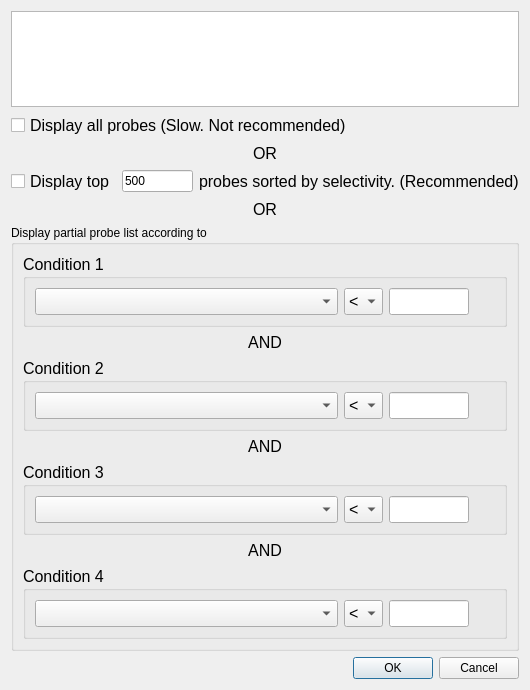
<?xml version="1.0" encoding="UTF-8"?>
<ui version="4.0">
 <class>TripleDispListDlg</class>
 <widget class="QDialog" name="TripleDispListDlg">
  <property name="geometry">
   <rect>
    <x>0</x>
    <y>0</y>
    <width>530</width>
    <height>690</height>
   </rect>
  </property>
  <property name="windowTitle">
   <string>Dialog</string>
  </property>
  <layout class="QGridLayout" name="gridLayout_11">
   <item row="0" column="0">
    <layout class="QVBoxLayout" name="verticalLayout">
     <item>
      <widget class="QPlainTextEdit" name="plaintext"/>
     </item>
     <item>
      <widget class="QCheckBox" name="checkBox_all">
       <property name="font">
        <font>
         <pointsize>12</pointsize>
        </font>
       </property>
       <property name="text">
        <string>Display all probes (Slow. Not recommended)</string>
       </property>
      </widget>
     </item>
     <item>
      <widget class="QLabel" name="label_1">
       <property name="font">
        <font>
         <pointsize>12</pointsize>
        </font>
       </property>
       <property name="text">
        <string>OR</string>
       </property>
       <property name="alignment">
        <set>Qt::AlignCenter</set>
       </property>
      </widget>
     </item>
     <item>
      <layout class="QHBoxLayout" name="horizontalLayout">
       <item>
        <widget class="QCheckBox" name="checkBox_topProbes">
         <property name="font">
          <font>
           <pointsize>12</pointsize>
          </font>
         </property>
         <property name="text">
          <string>Display top</string>
         </property>
        </widget>
       </item>
       <item>
        <widget class="QLineEdit" name="lineEdit_topNum">
         <property name="text">
          <string>500</string>
         </property>
        </widget>
       </item>
       <item>
        <widget class="QLabel" name="label_3">
         <property name="font">
          <font>
           <pointsize>12</pointsize>
          </font>
         </property>
         <property name="text">
          <string>probes sorted by selectivity. (Recommended)</string>
         </property>
        </widget>
       </item>
      </layout>
     </item>
     <item>
      <widget class="QLabel" name="label_2">
       <property name="font">
        <font>
         <pointsize>12</pointsize>
        </font>
       </property>
       <property name="text">
        <string>OR</string>
       </property>
       <property name="alignment">
        <set>Qt::AlignCenter</set>
       </property>
      </widget>
     </item>
    </layout>
   </item>
   <item row="1" column="0">
    <widget class="QGroupBox" name="groupBox">
     <property name="title">
      <string>Display partial probe list according to</string>
     </property>
     <layout class="QGridLayout" name="gridLayout_6">
      <item row="0" column="0">
       <widget class="QGroupBox" name="groupBox_1">
        <property name="font">
         <font>
          <pointsize>12</pointsize>
         </font>
        </property>
        <property name="title">
         <string>Condition 1</string>
        </property>
        <layout class="QGridLayout" name="gridLayout_7">
         <item row="0" column="0">
          <layout class="QHBoxLayout" name="horizontalLayout_1" stretch="20,1,0,0">
           <item>
            <widget class="QComboBox" name="comboBox_cond1"/>
           </item>
           <item>
            <widget class="QComboBox" name="comboBox_GTLT1">
             <item>
              <property name="text">
               <string>&lt;</string>
              </property>
             </item>
             <item>
              <property name="text">
               <string>&gt;</string>
              </property>
             </item>
            </widget>
           </item>
           <item>
            <widget class="QLineEdit" name="lineEdit_value1">
             <property name="sizePolicy">
              <sizepolicy hsizetype="Fixed" vsizetype="Fixed">
               <horstretch>0</horstretch>
               <verstretch>0</verstretch>
              </sizepolicy>
             </property>
             <property name="minimumSize">
              <size>
               <width>80</width>
               <height>0</height>
              </size>
             </property>
             <property name="maximumSize">
              <size>
               <width>80</width>
               <height>16777215</height>
              </size>
             </property>
            </widget>
           </item>
           <item>
            <widget class="QLabel" name="label_percent1">
             <property name="sizePolicy">
              <sizepolicy hsizetype="Fixed" vsizetype="Preferred">
               <horstretch>0</horstretch>
               <verstretch>0</verstretch>
              </sizepolicy>
             </property>
             <property name="minimumSize">
              <size>
               <width>20</width>
               <height>0</height>
              </size>
             </property>
             <property name="maximumSize">
              <size>
               <width>20</width>
               <height>16777215</height>
              </size>
             </property>
             <property name="text">
              <string/>
             </property>
            </widget>
           </item>
          </layout>
         </item>
        </layout>
       </widget>
      </item>
      <item row="2" column="0">
       <widget class="QGroupBox" name="groupBox_2">
        <property name="font">
         <font>
          <pointsize>12</pointsize>
         </font>
        </property>
        <property name="title">
         <string>Condition 2</string>
        </property>
        <layout class="QGridLayout" name="gridLayout_8">
         <item row="0" column="0">
          <layout class="QHBoxLayout" name="horizontalLayout_2" stretch="20,1,0,0">
           <item>
            <widget class="QComboBox" name="comboBox_cond2"/>
           </item>
           <item>
            <widget class="QComboBox" name="comboBox_GTLT2">
             <item>
              <property name="text">
               <string>&lt;</string>
              </property>
             </item>
             <item>
              <property name="text">
               <string>&gt;</string>
              </property>
             </item>
            </widget>
           </item>
           <item>
            <widget class="QLineEdit" name="lineEdit_value2">
             <property name="sizePolicy">
              <sizepolicy hsizetype="Fixed" vsizetype="Fixed">
               <horstretch>0</horstretch>
               <verstretch>0</verstretch>
              </sizepolicy>
             </property>
             <property name="minimumSize">
              <size>
               <width>80</width>
               <height>0</height>
              </size>
             </property>
             <property name="maximumSize">
              <size>
               <width>80</width>
               <height>16777215</height>
              </size>
             </property>
            </widget>
           </item>
           <item>
            <widget class="QLabel" name="label_percent2">
             <property name="sizePolicy">
              <sizepolicy hsizetype="Fixed" vsizetype="Preferred">
               <horstretch>0</horstretch>
               <verstretch>0</verstretch>
              </sizepolicy>
             </property>
             <property name="minimumSize">
              <size>
               <width>20</width>
               <height>0</height>
              </size>
             </property>
             <property name="maximumSize">
              <size>
               <width>20</width>
               <height>16777215</height>
              </size>
             </property>
             <property name="text">
              <string/>
             </property>
            </widget>
           </item>
          </layout>
         </item>
        </layout>
       </widget>
      </item>
      <item row="4" column="0">
       <widget class="QGroupBox" name="groupBox_3">
        <property name="font">
         <font>
          <pointsize>12</pointsize>
         </font>
        </property>
        <property name="title">
         <string>Condition 3</string>
        </property>
        <layout class="QGridLayout" name="gridLayout_9">
         <item row="0" column="0">
          <layout class="QHBoxLayout" name="horizontalLayout_3" stretch="20,1,0,0">
           <item>
            <widget class="QComboBox" name="comboBox_cond3"/>
           </item>
           <item>
            <widget class="QComboBox" name="comboBox_GTLT3">
             <item>
              <property name="text">
               <string>&lt;</string>
              </property>
             </item>
             <item>
              <property name="text">
               <string>&gt;</string>
              </property>
             </item>
            </widget>
           </item>
           <item>
            <widget class="QLineEdit" name="lineEdit_value3">
             <property name="sizePolicy">
              <sizepolicy hsizetype="Fixed" vsizetype="Fixed">
               <horstretch>0</horstretch>
               <verstretch>0</verstretch>
              </sizepolicy>
             </property>
             <property name="minimumSize">
              <size>
               <width>80</width>
               <height>0</height>
              </size>
             </property>
             <property name="maximumSize">
              <size>
               <width>80</width>
               <height>16777215</height>
              </size>
             </property>
            </widget>
           </item>
           <item>
            <widget class="QLabel" name="label_percent3">
             <property name="sizePolicy">
              <sizepolicy hsizetype="Fixed" vsizetype="Preferred">
               <horstretch>0</horstretch>
               <verstretch>0</verstretch>
              </sizepolicy>
             </property>
             <property name="minimumSize">
              <size>
               <width>20</width>
               <height>0</height>
              </size>
             </property>
             <property name="maximumSize">
              <size>
               <width>20</width>
               <height>16777215</height>
              </size>
             </property>
             <property name="text">
              <string/>
             </property>
            </widget>
           </item>
          </layout>
         </item>
        </layout>
       </widget>
      </item>
      <item row="6" column="0">
       <widget class="QGroupBox" name="groupBox_4">
        <property name="font">
         <font>
          <pointsize>12</pointsize>
         </font>
        </property>
        <property name="title">
         <string>Condition 4</string>
        </property>
        <layout class="QGridLayout" name="gridLayout_10">
         <item row="0" column="0">
          <layout class="QHBoxLayout" name="horizontalLayout_4" stretch="20,1,0,0">
           <item>
            <widget class="QComboBox" name="comboBox_cond4"/>
           </item>
           <item>
            <widget class="QComboBox" name="comboBox_GTLT4">
             <item>
              <property name="text">
               <string>&lt;</string>
              </property>
             </item>
             <item>
              <property name="text">
               <string>&gt;</string>
              </property>
             </item>
            </widget>
           </item>
           <item>
            <widget class="QLineEdit" name="lineEdit_value4">
             <property name="sizePolicy">
              <sizepolicy hsizetype="Fixed" vsizetype="Fixed">
               <horstretch>0</horstretch>
               <verstretch>0</verstretch>
              </sizepolicy>
             </property>
             <property name="minimumSize">
              <size>
               <width>80</width>
               <height>0</height>
              </size>
             </property>
             <property name="maximumSize">
              <size>
               <width>80</width>
               <height>16777215</height>
              </size>
             </property>
            </widget>
           </item>
           <item>
            <widget class="QLabel" name="label_percent4">
             <property name="sizePolicy">
              <sizepolicy hsizetype="Fixed" vsizetype="Preferred">
               <horstretch>0</horstretch>
               <verstretch>0</verstretch>
              </sizepolicy>
             </property>
             <property name="minimumSize">
              <size>
               <width>20</width>
               <height>0</height>
              </size>
             </property>
             <property name="maximumSize">
              <size>
               <width>20</width>
               <height>16777215</height>
              </size>
             </property>
             <property name="text">
              <string/>
             </property>
            </widget>
           </item>
          </layout>
         </item>
        </layout>
       </widget>
      </item>
      <item row="1" column="0">
       <widget class="QLabel" name="label_4">
        <property name="font">
         <font>
          <pointsize>12</pointsize>
         </font>
        </property>
        <property name="text">
         <string>AND</string>
        </property>
        <property name="alignment">
         <set>Qt::AlignCenter</set>
        </property>
       </widget>
      </item>
      <item row="3" column="0">
       <widget class="QLabel" name="label_5">
        <property name="font">
         <font>
          <pointsize>12</pointsize>
         </font>
        </property>
        <property name="text">
         <string>AND</string>
        </property>
        <property name="alignment">
         <set>Qt::AlignCenter</set>
        </property>
       </widget>
      </item>
      <item row="5" column="0">
       <widget class="QLabel" name="label_6">
        <property name="font">
         <font>
          <pointsize>12</pointsize>
         </font>
        </property>
        <property name="text">
         <string>AND</string>
        </property>
        <property name="alignment">
         <set>Qt::AlignCenter</set>
        </property>
       </widget>
      </item>
     </layout>
    </widget>
   </item>
   <item row="2" column="0">
    <widget class="QDialogButtonBox" name="buttonBox">
     <property name="orientation">
      <enum>Qt::Horizontal</enum>
     </property>
     <property name="standardButtons">
      <set>QDialogButtonBox::Cancel|QDialogButtonBox::Ok</set>
     </property>
    </widget>
   </item>
  </layout>
 </widget>
 <resources/>
 <connections>
  <connection>
   <sender>buttonBox</sender>
   <signal>accepted()</signal>
   <receiver>TripleDispListDlg</receiver>
   <slot>accept()</slot>
   <hints>
    <hint type="sourcelabel">
     <x>257</x>
     <y>641</y>
    </hint>
    <hint type="destinationlabel">
     <x>157</x>
     <y>274</y>
    </hint>
   </hints>
  </connection>
  <connection>
   <sender>buttonBox</sender>
   <signal>rejected()</signal>
   <receiver>TripleDispListDlg</receiver>
   <slot>reject()</slot>
   <hints>
    <hint type="sourcelabel">
     <x>325</x>
     <y>641</y>
    </hint>
    <hint type="destinationlabel">
     <x>286</x>
     <y>274</y>
    </hint>
   </hints>
  </connection>
  <connection>
   <sender>comboBox_cond1</sender>
   <signal>currentIndexChanged(int)</signal>
   <receiver>TripleDispListDlg</receiver>
   <slot>changeIdx_1(int)</slot>
   <hints>
    <hint type="sourcelabel">
     <x>38</x>
     <y>339</y>
    </hint>
    <hint type="destinationlabel">
     <x>5</x>
     <y>339</y>
    </hint>
   </hints>
  </connection>
  <connection>
   <sender>comboBox_cond2</sender>
   <signal>currentIndexChanged(int)</signal>
   <receiver>TripleDispListDlg</receiver>
   <slot>changeIdx_2(int)</slot>
   <hints>
    <hint type="sourcelabel">
     <x>55</x>
     <y>416</y>
    </hint>
    <hint type="destinationlabel">
     <x>2</x>
     <y>421</y>
    </hint>
   </hints>
  </connection>
  <connection>
   <sender>comboBox_cond3</sender>
   <signal>currentIndexChanged(int)</signal>
   <receiver>TripleDispListDlg</receiver>
   <slot>changeIdx_3(int)</slot>
   <hints>
    <hint type="sourcelabel">
     <x>64</x>
     <y>507</y>
    </hint>
    <hint type="destinationlabel">
     <x>2</x>
     <y>500</y>
    </hint>
   </hints>
  </connection>
  <connection>
   <sender>comboBox_cond4</sender>
   <signal>currentIndexChanged(int)</signal>
   <receiver>TripleDispListDlg</receiver>
   <slot>changeIdx_4(int)</slot>
   <hints>
    <hint type="sourcelabel">
     <x>45</x>
     <y>581</y>
    </hint>
    <hint type="destinationlabel">
     <x>4</x>
     <y>579</y>
    </hint>
   </hints>
  </connection>
  <connection>
   <sender>checkBox_topProbes</sender>
   <signal>stateChanged(int)</signal>
   <receiver>TripleDispListDlg</receiver>
   <slot>displayTop()</slot>
   <hints>
    <hint type="sourcelabel">
     <x>11</x>
     <y>245</y>
    </hint>
    <hint type="destinationlabel">
     <x>-3</x>
     <y>246</y>
    </hint>
   </hints>
  </connection>
  <connection>
   <sender>checkBox_all</sender>
   <signal>stateChanged(int)</signal>
   <receiver>TripleDispListDlg</receiver>
   <slot>displayAll()</slot>
   <hints>
    <hint type="sourcelabel">
     <x>16</x>
     <y>200</y>
    </hint>
    <hint type="destinationlabel">
     <x>4</x>
     <y>179</y>
    </hint>
   </hints>
  </connection>
 </connections>
 <slots>
  <slot>changeIdx_1(int)</slot>
  <slot>changeIdx_2(int)</slot>
  <slot>changeIdx_3(int)</slot>
  <slot>changeIdx_4(int)</slot>
  <slot>displayAll()</slot>
  <slot>displayTop()</slot>
 </slots>
</ui>
